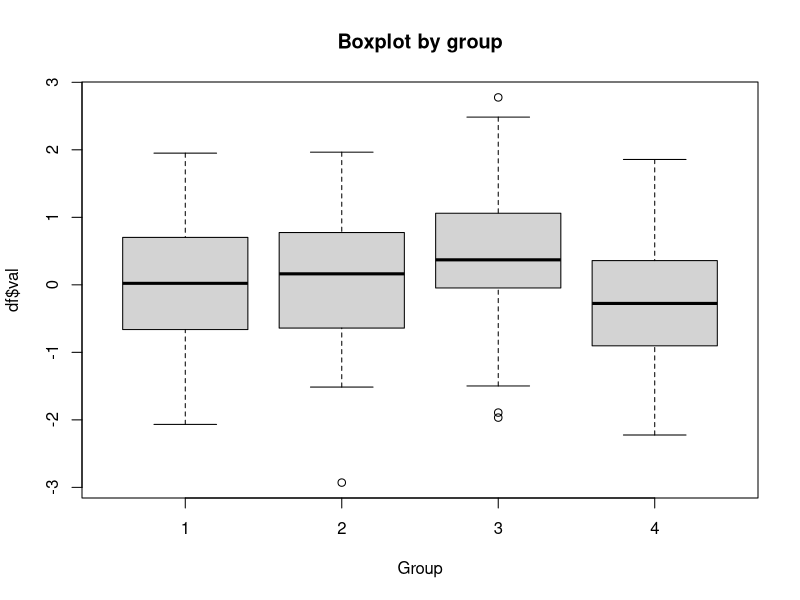
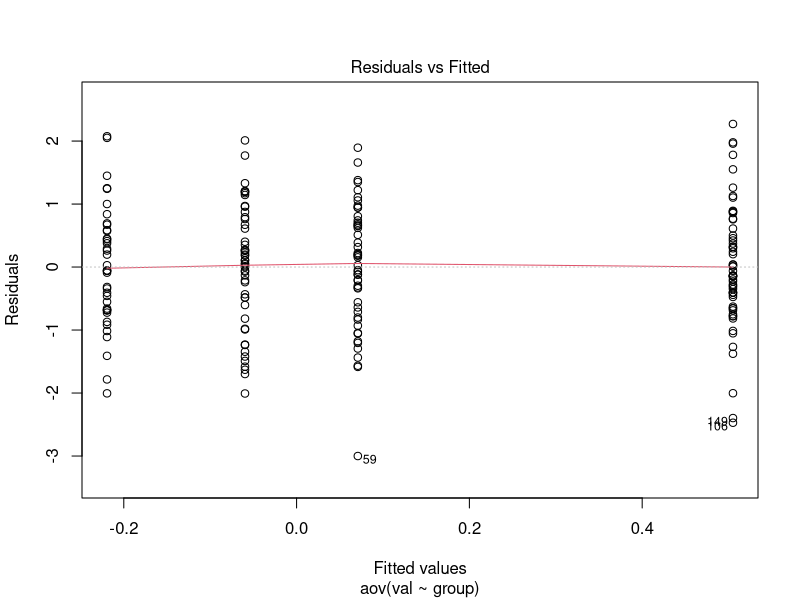
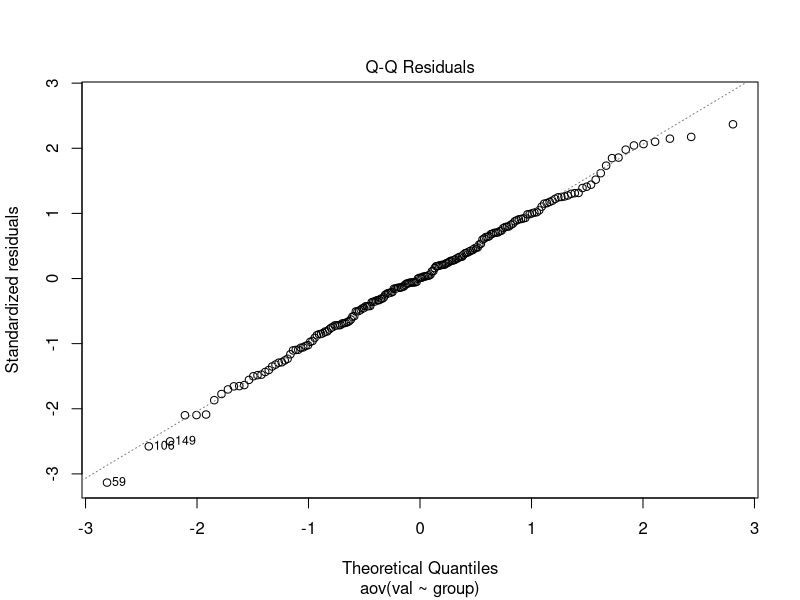
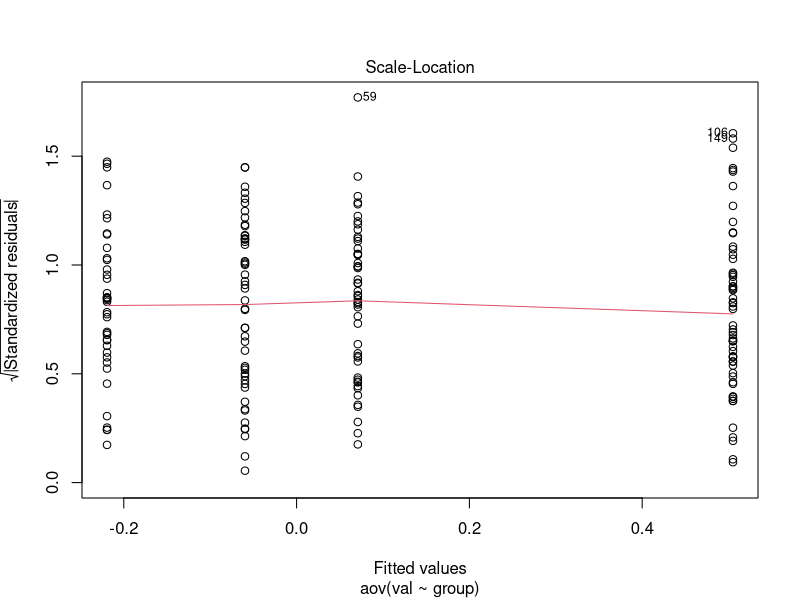
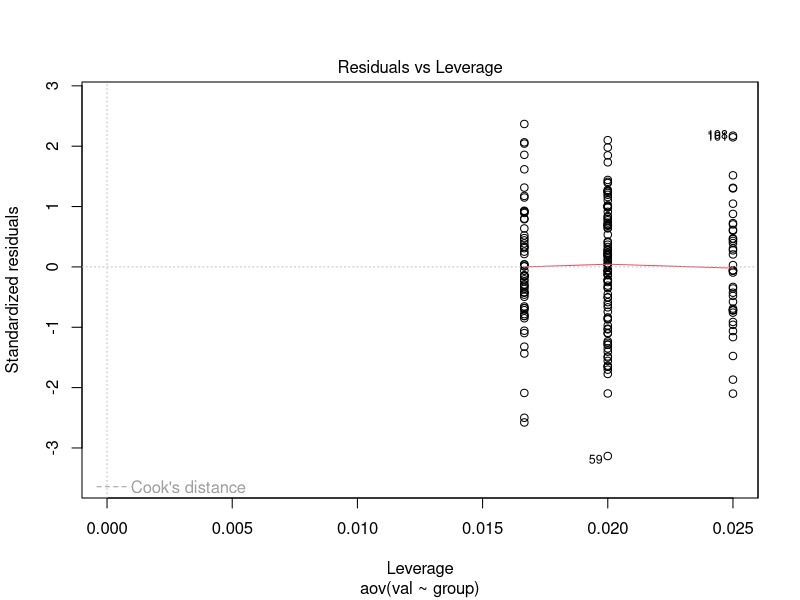
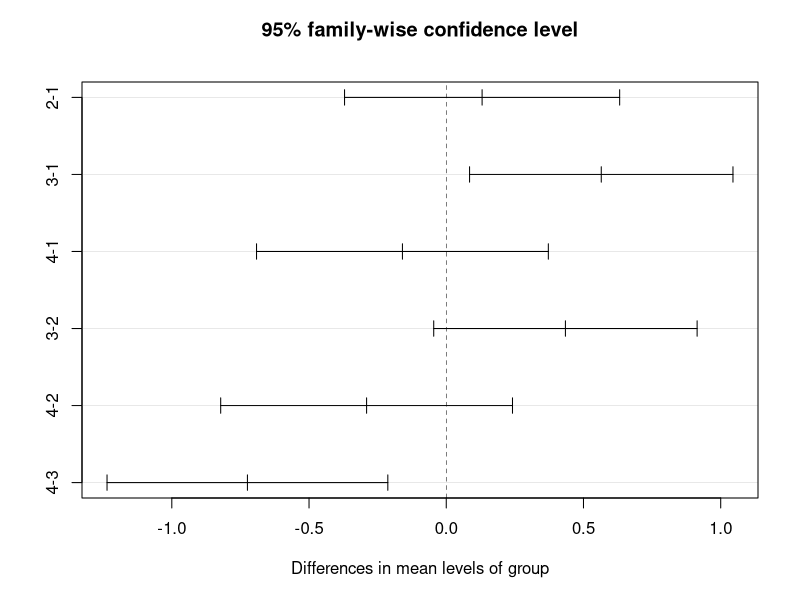
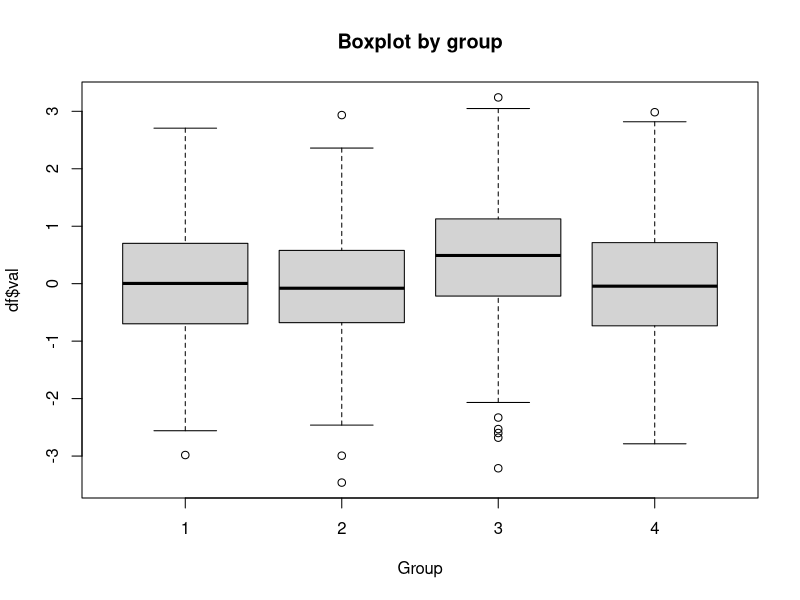
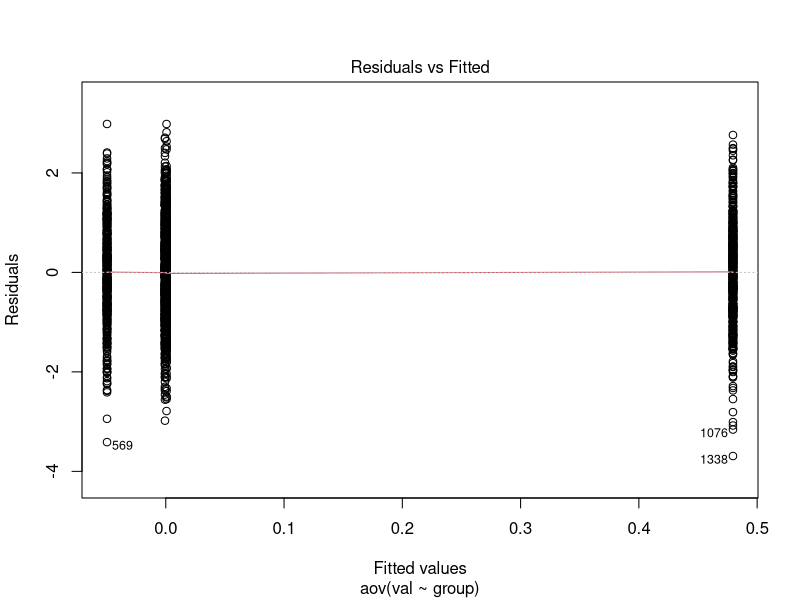

Generate these figures, in order, with R:
##--------------------------------------------
##
## Class: PCE 350 Data Science Methods Class
##
## ANOVA
##
##--------------------------------------------

##-----ANOVA Example-----
df = data.frame('group'=c(rep(1,50),
                          rep(2,50),
                          rep(3,60),
                          rep(4,40)),
                'val' = c(rnorm(50, mean=0, sd=1),
                          rnorm(50, mean=0, sd=1),
                          rnorm(60, mean=0.5, sd=1),
                          rnorm(40, mean=0, sd=1)))
df$group = factor(df$group) # Make sure your groups are a factor (for further analysis below)

## Boxplots of the groups
boxplot(df$val ~ df$group, main = 'Boxplot by group', xlab = 'Group')

## Compute, print the summary and plot the ANOVA model
df_aov = aov(val ~ group, data = df)
summary(df_aov)
plot(df_aov)

# we get statistics on the groups and total residuals:
# DF = degrees of freedom
# Sum Sq = sum of squares
# Mean Sq = Mean Squared Error
# F -value = our statistic based on a ratio of Mean Square Errors
# Pr(>F) = p-value for the NULL hypothesis that all groups are the same.

# BUT WHICH GROUP IS DIFFERENT? ANOVA does not tell us which.  We need 
#  to further test to find out.

tukey_anova = TukeyHSD(df_aov)  # Tukey's Range test:
tukey_anova
# This test is built on the distribution of testing two means (say mean1 and mean2),
#   and the statistic is given by (mean1 - mean2)/sd(both samples)
#   Know that this statistic has a known (albeit uncommon) distribution and this allows us
#   (or R) to create multiple hypotheses (pairwise tests).
plot(tukey_anova)

## Try more samples
df = data.frame('group'=c(rep(1,500),
                          rep(2,500),
                          rep(3,600),
                          rep(4,400)),
                'val' = c(rnorm(500, mean=0, sd=1),
                          rnorm(500, mean=0, sd=1),
                          rnorm(600, mean=0.5, sd=1),
                          rnorm(400, mean=0, sd=1)))
df$group = factor(df$group) # Make sure your groups are a factor (for further analysis below)

## Boxplots of the groups
boxplot(df$val ~ df$group, main = 'Boxplot by group', xlab = 'Group')

## Compute, print the summary and plot the ANOVA model
df_aov = aov(val ~ group, data = df)
summary(df_aov)
plot(df_aov)

## And the Tukey ANOVA
tukey_anova = TukeyHSD(df_aov)  # Tukey's Range test:
tukey_anova
plot(tukey_anova)


## Try greater effect size
df = data.frame('group'=c(rep(1,50),
                          rep(2,50),
                          rep(3,60),
                          rep(4,40)),
                'val' = c(rnorm(50, mean=0, sd=1),
                          rnorm(50, mean=0.5, sd=1),
                          rnorm(60, mean=1.0, sd=1),
                          rnorm(40, mean=0, sd=1)))
df$group = factor(df$group) # Make sure your groups are a factor (for further analysis below)

## Boxplots of the groups
boxplot(df$val ~ df$group, main = 'Boxplot by group', xlab = 'Group')

## Compute, print the summary and plot the ANOVA model
df_aov = aov(val ~ group, data = df)
summary(df_aov)
plot(df_aov)

## And the Tukey ANOVA
tukey_anova = TukeyHSD(df_aov)  # Tukey's Range test:
tukey_anova
plot(tukey_anova)

